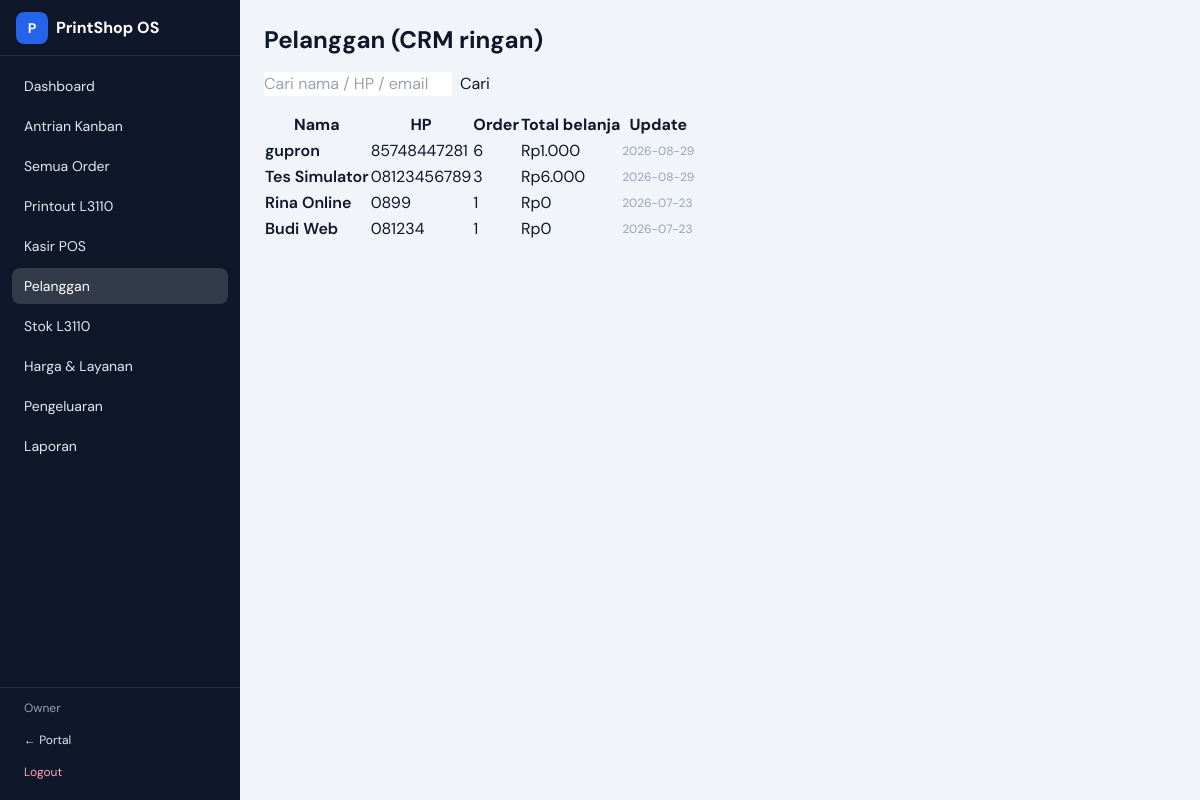
The page /admin/customers (signed in) on the database its author committed.
### tables this page shows
CREATE TABLE users (
                    id INTEGER PRIMARY KEY AUTOINCREMENT,
                    username TEXT UNIQUE NOT NULL,
                    password_hash TEXT NOT NULL,
                    full_name TEXT,
                    role TEXT NOT NULL DEFAULT 'admin',
                    created_at TEXT NOT NULL
                );

CREATE TABLE customers (
                    id INTEGER PRIMARY KEY AUTOINCREMENT,
                    name TEXT NOT NULL,
                    phone TEXT,
                    email TEXT,
                    notes TEXT DEFAULT '',
                    total_orders INTEGER DEFAULT 0,
                    total_spent INTEGER DEFAULT 0,
                    created_at TEXT NOT NULL,
                    updated_at TEXT NOT NULL
                );

### app/routers/admin.py (the view)
@router.get("/customers", response_class=HTMLResponse)
async def customers(request: Request, q: str = ""):
    user = current_user(request)
    if not user:
        return RedirectResponse("/admin/login", status_code=303)
    return templates.TemplateResponse(
        "admin/customers.html",
        {
            "request": request,
            "user": user,
            "customers": db.list_customers(q=q or None),
            "q": q,
        },
    )

### app/templates/admin/customers.html (shortened to what this page needs)
{% extends "base_admin.html" %}
{% block content %}
<h1 class="text-2xl font-bold mb-4">Pelanggan (CRM ringan)</h1>
<form class="mb-4 flex gap-2" method="get">
  <input class="input max-w-sm" name="q" value="{{ q }}" placeholder="Cari nama / HP / email">
  <button class="btn btn-secondary" type="submit">Cari</button>
</form>
<div class="table-wrap">
  <table class="data">
    <thead><tr><th>Nama</th><th>HP</th><th>Order</th><th>Total belanja</th><th>Update</th></tr></thead>
    <tbody>
      {% for c in customers %}
      <tr>
        <td class="font-semibold">{{ c.name }}</td>
        <td>{{ c.phone or '-' }}</td>
        <td>{{ c.total_orders }}</td>
        <td>{{ rupiah(c.total_spent) }}</td>
        <td class="text-xs text-slate-400">{{ c.updated_at[:10] }}</td>
      </tr>
      {% else %}
      <tr><td colspan="5" class="text-center text-slate-400 py-8">Belum ada pelanggan</td></tr>
      {% endfor %}
    </tbody>
  </table>
</div>
{% endblock %}

### app/templates/base_admin.html (shortened to what this page needs)
<!DOCTYPE html>
<html lang="id">
<head>
  <script src="https://cdn.tailwindcss.com"></script>
  <link rel="stylesheet" href="/static/css/app.css">
</head>
<body class="bg-slate-100 text-slate-900 font-sans antialiased min-h-screen">
  <div class="min-h-screen flex">
    <aside class="hidden md:flex w-60 flex-col bg-brand-900 text-slate-200">
      <div class="h-14 px-4 flex items-center gap-2 border-b border-white/10 font-bold text-white">
        <span class="w-8 h-8 rounded-lg bg-brand-600 grid place-items-center text-sm">P</span>
        PrintShop OS
      </div>
      <nav class="flex-1 p-3 space-y-1 text-sm">
        {% set nav_items = [
          ('/admin', 'Dashboard'),
          ('/admin/kanban', 'Antrian Kanban'),
          ('/admin/orders', 'Semua Order'),
          ('/admin/print-jobs', 'Printout L3110'),
          ('/admin/pos', 'Kasir POS'),
          ('/admin/customers', 'Pelanggan'),
          ('/admin/inventory', 'Stok L3110'),
          ('/admin/services', 'Harga & Layanan'),
          ('/admin/expenses', 'Pengeluaran'),
          ('/admin/reports', 'Laporan'),
        ] %}
        {% for href, label in nav_items %}
        <a href="{{ href }}" class="block px-3 py-2 rounded-lg hover:bg-white/10 {% if request.url.path == href or (href != '/admin' and request.url.path.startswith(href)) %}bg-white/15 text-white{% endif %}">{{ label }}</a>
        {% endfor %}
      </nav>
      <div class="p-3 border-t border-white/10 text-xs">
        <div class="px-3 mb-2 text-slate-400">{{ user.full_name or user.username }}</div>
        <a href="/" class="block px-3 py-2 rounded-lg hover:bg-white/10">← Portal</a>
        <a href="/admin/logout" class="block px-3 py-2 rounded-lg hover:bg-white/10 text-rose-300">Logout</a>
      </div>
    </aside>
    <div class="flex-1 flex flex-col min-w-0">
      <main class="flex-1 p-4 md:p-6">
        {% block content %}{% endblock %}
      </main>
    </div>
  </div>
</body>
</html>

### app/static/css/app.css (style rules this page uses)
:root { color-scheme: light; }
body { font-feature-settings: "ss01" on; }
.btn { @apply inline-flex items-center justify-center gap-2 px-4 py-2 rounded-xl text-sm font-semibold transition; }
.btn-secondary { @apply bg-slate-100 text-slate-800 hover:bg-slate-200; }
.input { @apply w-full rounded-xl border border-slate-300 px-3 py-2 text-sm focus:outline-none focus:ring-2 focus:ring-blue-500 focus:border-blue-500 bg-white; }
.table-wrap { @apply overflow-x-auto rounded-2xl border border-slate-200 bg-white; }
table.data { @apply w-full text-sm; }
table.data th { @apply text-left px-3 py-2 bg-slate-50 text-slate-500 font-semibold border-b; }
table.data td { @apply px-3 py-2 border-b border-slate-100 align-top; }

### rows shown on the page
users: full_name "Owner"
customers: name "gupron", phone "85748447281", total_orders "6", total_spent "Rp1.000", updated_at "2026-08-29"
customers: name "Tes Simulator", phone "08123456789", total_orders "3", total_spent "Rp6.000", updated_at "2026-08-29"
customers: name "Rina Online", phone "0899", total_orders "1", total_spent "Rp0", updated_at "2026-07-23"
customers: name "Budi Web", phone "081234", total_orders "1", total_spent "Rp0", updated_at "2026-07-23"

### other values the page prints
{{ label }} "Dashboard" "Antrian Kanban" "Semua Order" "Printout L3110" "Kasir POS" "Pelanggan" "Stok L3110" "Harga & Layanan" "Pengeluaran" "Laporan"
